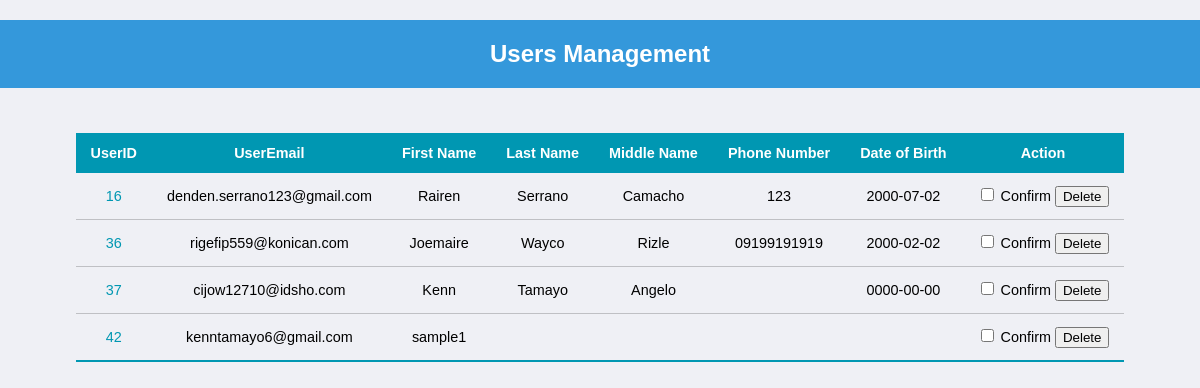
Before: /user_management.php with the older database file.
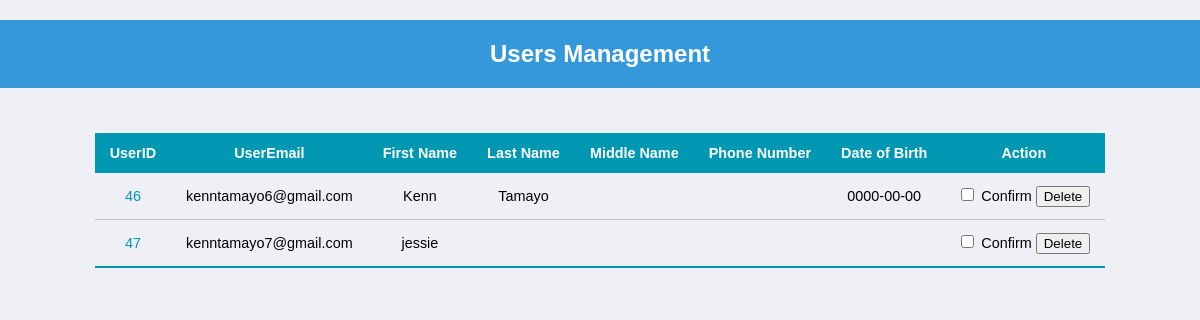
After: the same page with the newer database file.
### tables this page shows
CREATE TABLE `account_details` (
  `account_id` int(11) NOT NULL,
  `UserID` int(11) DEFAULT NULL,
  `first_name` varchar(50) DEFAULT NULL,
  `last_name` varchar(50) DEFAULT NULL,
  `middle_name` varchar(50) DEFAULT NULL,
  `email` varchar(50) DEFAULT NULL,
  `phone_number` varchar(11) DEFAULT NULL,
  `date_of_birth` date DEFAULT NULL
);

CREATE TABLE `users` (
  `UserID` int(11) NOT NULL,
  `name` varchar(50) NOT NULL,
  `email` varchar(50) NOT NULL,
  `password` varchar(50) NOT NULL,
  `password_creation_date` date DEFAULT NULL,
  `code` text NOT NULL,
  `profile_picture` varchar(50) NOT NULL,
  `time_log_in` timestamp NULL DEFAULT NULL,
  `time_log_out` timestamp NULL DEFAULT NULL,
  `failed_attempts` int(11) DEFAULT 0,
  `lock_until` timestamp NULL DEFAULT NULL
);

### user_management.php (the view, shortened to what this page needs)
<!DOCTYPE html>
<html lang="en">
<head>
    <link rel="stylesheet" href="css/style.css">
</head>
<body>
  <h2 class="newbook_header">Users Management</h2>
  <?php
include("dbconnect.php");
if (isset($_GET['userID'])) {
    $selectedUserID = $_GET['userID'];
    $sql = "SELECT u.UserID, u.email AS userEmail, ad.first_name, ad.last_name, ad.middle_name, ad.phone_number, ad.date_of_birth
            FROM users u
            JOIN account_details ad ON u.UserID = ad.UserID
            WHERE u.UserID = $selectedUserID";
    $result = mysqli_query($dbconnect, $sql);
    if ($result) {
        ?>
        <form method='post'>
            <div class="dashboard_container">
                <table class="dashboard_table">
                    <thead>
                        <tr>
                            <th>UserID</th>
                            <th>UserEmail</th>
                            <th>First Name</th>
                            <th>Last Name</th>
                            <th>Middle Name</th>
                            <th>Phone Number</th>
                            <th>Date of Birth</th>
                            <th>Action</th>
                        </tr>
                    </thead>
                    <tbody>
                        <?php
                        while ($row = mysqli_fetch_assoc($result)) {
                            ?>
                            <tr>
                                <td><a class="userid_link" href='borrowedbooks_management.php?userID=<?php echo $row['UserID']; ?>'><?php echo $row['UserID']; ?></a></td>
                                <td><?php echo $row['userEmail']; ?></td>
                                <td><?php echo $row['first_name']; ?></td>
                                <td><?php echo $row['last_name']; ?></td>
                                <td><?php echo $row['middle_name']; ?></td>
                                <td><?php echo $row['phone_number']; ?></td>
                                <td><?php echo $row['date_of_birth']; ?></td>
                                <td>
                                    <input type='checkbox' name='confirm_delete' value='on'> Confirm
                                    <button type='submit' name='delete_user' value='<?php echo $row['UserID']; ?>'>Delete</button>
                                </td>
                            </tr>
                            <?php
                        }
                        ?>
                    </tbody>
                </table>
            </div>
        </form>
        <?php
    } else {
        echo "Error: " . mysqli_error($dbconnect);
    }
} else {
    $sqlAllUsers = "SELECT u.UserID, u.email AS userEmail, ad.first_name, ad.last_name, ad.middle_name, ad.phone_number, ad.date_of_birth
                    FROM users u
                    JOIN account_details ad ON u.UserID = ad.UserID";
    $resultAllUsers = mysqli_query($dbconnect, $sqlAllUsers);
    if ($resultAllUsers) {
        ?>
        <form method='post'>
            <div class="dashboard_container">
                <table class="dashboard_table">
                    <thead>
                        <tr>
                            <th>UserID</th>
                            <th>UserEmail</th>
                            <th>First Name</th>
                            <th>Last Name</th>
                            <th>Middle Name</th>
                            <th>Phone Number</th>
                            <th>Date of Birth</th>
                            <th>Action</th>
                        </tr>
                    </thead>
                    <tbody>
                        <?php
                        while ($rowAllUsers = mysqli_fetch_assoc($resultAllUsers)) {
                            ?>
                            <tr>
                                <td><a class="userid_link" href='borrowedbooks_management.php?userID=<?php echo $rowAllUsers['UserID']; ?>'><?php echo $rowAllUsers['UserID']; ?></a></td>
                                <td><?php echo $rowAllUsers['userEmail']; ?></td>
                                <td><?php echo $rowAllUsers['first_name']; ?></td>
                                <td><?php echo $rowAllUsers['last_name']; ?></td>
                                <td><?php echo $rowAllUsers['middle_name']; ?></td>
                                <td><?php echo $rowAllUsers['phone_number']; ?></td>
                                <td><?php echo $rowAllUsers['date_of_birth']; ?></td>
                                <td>
                                    <input type='checkbox' name='confirm_delete' value='on'> Confirm
                                    <button type='submit' name='delete_user' value='<?php echo $rowAllUsers['UserID']; ?>'>Delete</button>
                                </td>
                            </tr>
                            <?php
                        }
                        ?>
                    </tbody>
                </table>
            </div>
        </form>
        <?php
    } else {
        echo "Error: " . mysqli_error($dbconnect);
    }
}
?>
</body>
</html>

Changed rows visible on the page:
removed account_details: UserID.UserID "16", UserID.email "denden.serrano123@gmail.com", first_name "Rairen", last_name "Serrano", middle_name "Camacho", phone_number "123", date_of_birth "2000-07-02"
removed account_details: UserID.UserID "36", UserID.email "rigefip559@konican.com", first_name "Joemaire", last_name "Wayco", middle_name "Rizle", phone_number "09199191919", date_of_birth "2000-02-02"
removed account_details: UserID.UserID "37", UserID.email "cijow12710@idsho.com", first_name "Kenn", last_name "Tamayo", middle_name "Angelo", date_of_birth "0000-00-00"
removed account_details: UserID.UserID "42", UserID.email "kenntamayo6@gmail.com", first_name "sample1"
added account_details: UserID.UserID "46", UserID.email "kenntamayo6@gmail.com", first_name "Kenn", last_name "Tamayo", date_of_birth "0000-00-00"
added account_details: UserID.UserID "47", UserID.email "kenntamayo7@gmail.com", first_name "jessie"
